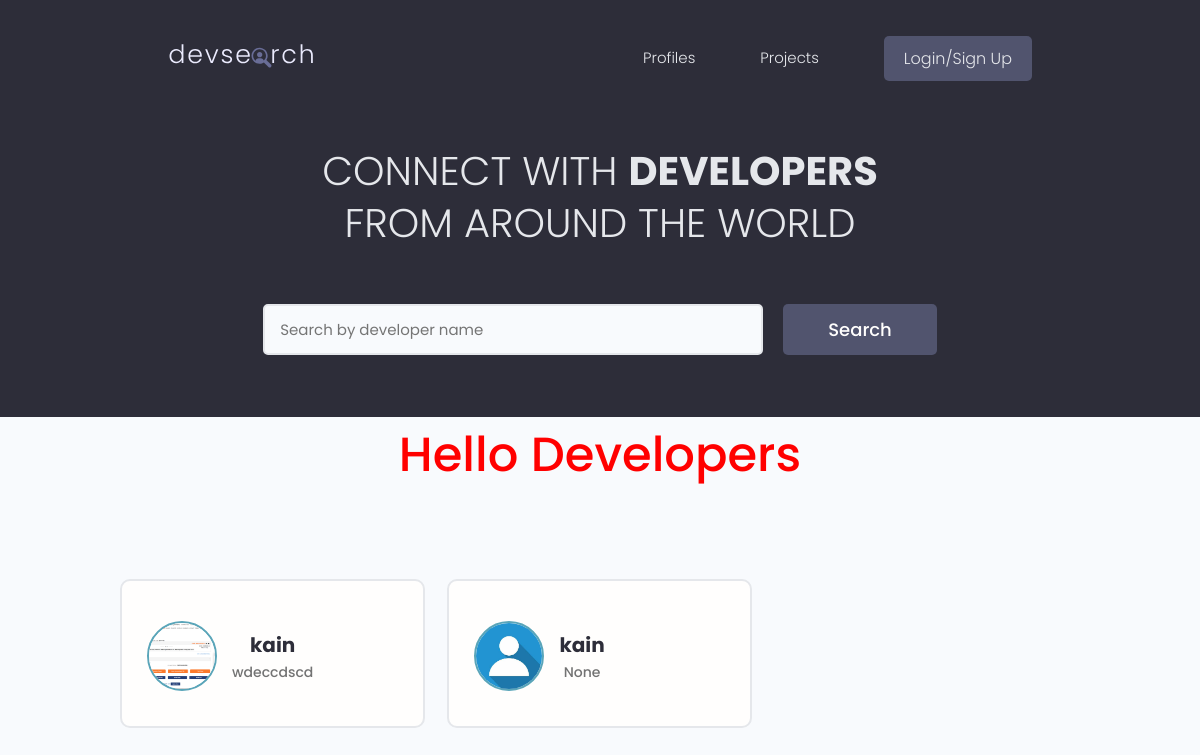
The app's page /, older data.
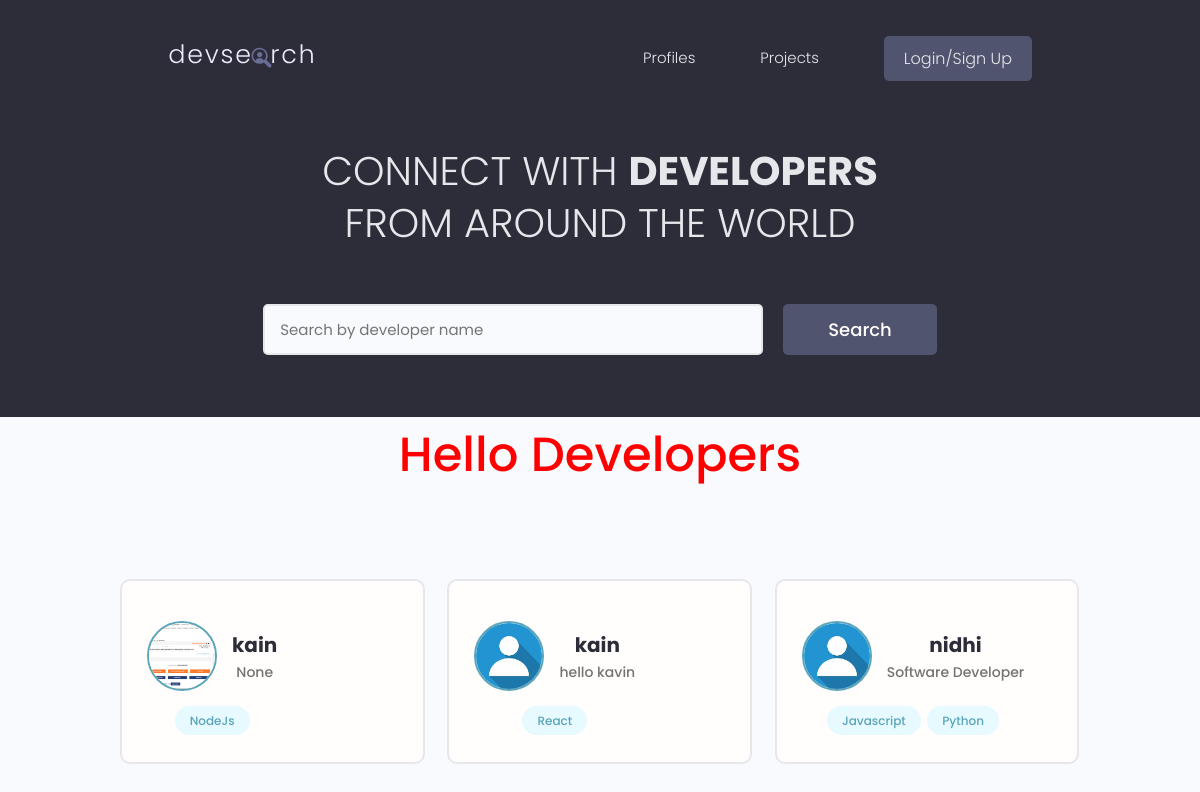
The same page, newer data.
### userapp/models.py (models this page shows, shortened)
class profile(models.Model):
    user=models.OneToOneField(User,on_delete=models.CASCADE,null=True,blank=True)
    name=models.CharField(max_length=250,blank=True,null=True)
    username=models.CharField(max_length=250,blank=True,null=True)
    email=models.EmailField(max_length=500,blank=True,null=True)
    About=models.CharField(max_length=500,blank=True,null=True,default=" ")
    Bio=models.TextField(blank=True,null=True)
    X_link=models.CharField(null=True,blank=True,max_length=500)
    Instagram_link=models.CharField(null=True,blank=True,max_length=500)
    Profile_img=models.ImageField(null=True,blank=True,upload_to='Profiles/',default='Profiles/OIP.jpg')
    Github_link=models.CharField(null=True,blank=True,max_length=500)
    created=models.DateTimeField(auto_now_add=True)
    id=models.UUIDField(primary_key=True,editable=False,default=uuid.uuid4,unique=True)

class Skills(models.Model):
    id=models.UUIDField(default=uuid.uuid4,unique=True,primary_key=True,editable=False)
    created=models.DateTimeField(auto_now_add=True)
    owner=models.ForeignKey(profile,on_delete=models.CASCADE,null=True,blank=True)
    name=models.CharField(max_length=200,blank=True,null=True)
    desc=models.TextField()
    def __str__(self):
        return str(self.name)

### userapp/views.py (the view)
# urls.py: path('',views.userprofile,name='userprofile'),
def userprofile(request):
    allprofiles=profile.objects.all()
    return render(request,'userapp/userprofile.html',{ 'profiles':allprofiles})

### userapp/templates/userapp/userprofile.html (shortened to what this page needs)
{% include 'navbar.html' %}
 <main class="home">
    <section class="hero-section text-center">
      <div class="container container--narrow">
        <div class="hero-section__box">
          <h2>CONNECT WITH <span>DEVELOPERS</span></h2>
          <h2>FROM AROUND THE WORLD</h2>
        </div>
        <div class="hero-section__search">
          <form class="form" action="#" method="get">
            <div class="form__field">
              <input class="input input--text" id="formInput#search" type="text" name="text"
                placeholder="Search by developer name" />
            </div>
            <input class="btn btn--sub btn--lg" type="submit" value="Search" />
          </form>
        </div>
      </div>
    </section>
     <h1 style="text-align:center">Hello Developers </h1>
    <section class="devlist">
      <div class="container">
        <div class="grid grid--three">
           {% for profile in profiles%}
            <div class="column card">
            <div class="dev">
              <a href="{% url 'profilevisit' profile.id %}" class="card__body">
                <div class="dev__profile">
                  <img class="avatar avatar--md" src="{{profile.Profile_img.url}}" alt="image" />
                  <div class="dev__meta">
                    <h3>{{profile.name}}</h3>
                    <h5>{{profile.About}}</h5>
                  </div>
                </div>
                <div class="dev__skills">
                   {% for skill in profile.skills_set.all %}
                <span class="tag tag--pill tag--main">
                    <small>{{ skill}}</small>
                </span>
                {% endfor %}
                </div>
              </a>
            </div>
          </div>
{% endfor %}
        </div>
      </div>
    </section>
  </main>

Row changes from the older to the newer data that the page shows:
changed profile: About "wdeccdscd" → "None"
added Skills: name "NodeJs", shown under profile "kain"
changed profile: About "None" → "hello kavin"
added Skills: name "React", shown under profile "kain"
added profile: Profile_img (picture), name "nidhi", About "Software Developer"
added Skills: name "Javascript", shown under "nidhi"
added Skills: name "Python", shown under "nidhi"
